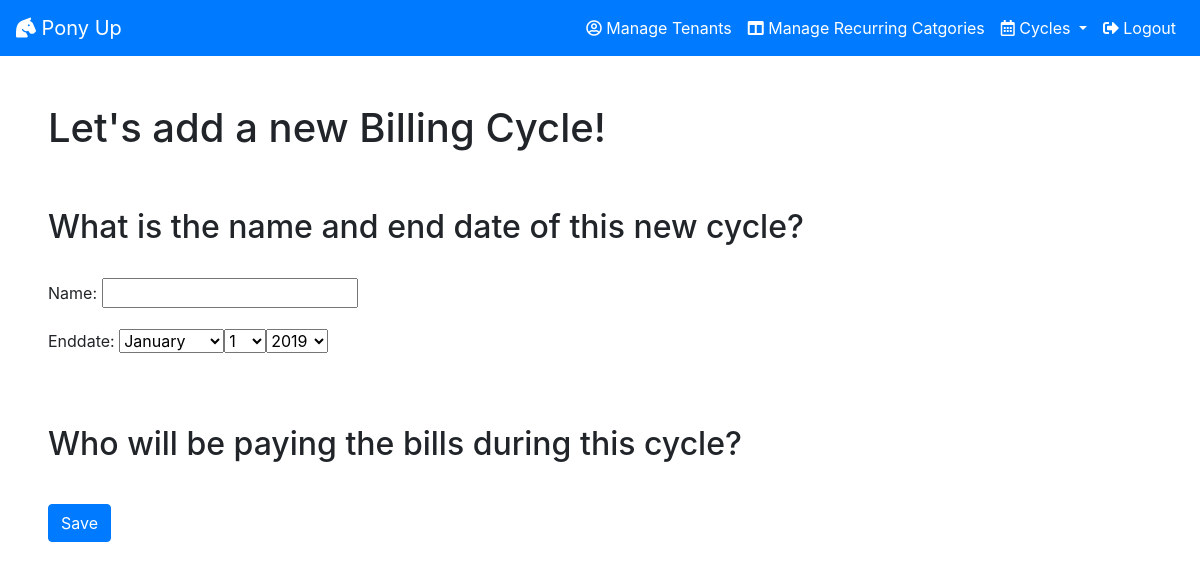
The app's page /newCycleForm/ (signed in), older data.
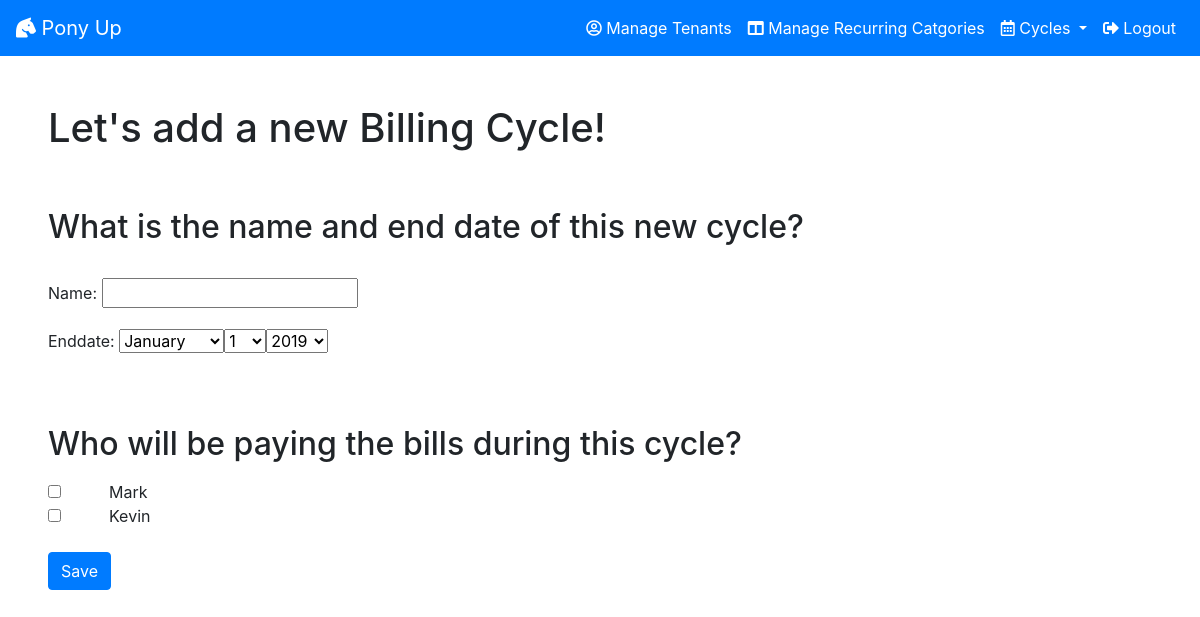
The same page, newer data.
### cycles/models.py (models this page shows, shortened)
class Tenant(models.Model):
    name =  models.CharField(max_length=100)
    income = models.DecimalField(max_digits=9, decimal_places=2)
    manager = models.ForeignKey(User, on_delete=models.CASCADE)
    deletedOn = models.DateField(default=None, null=True)
    cycle = models.ManyToManyField("Cycle", through='tenantCycle')

### cycles/views/cyclelist.py (the view)
# urls.py: path("newCycleForm/", views.newCycleForm, name="newCycleForm"),
def newCycleForm(request):
    cycle_form = CycleForm()
    managerId = request.user.id
    tenants = Tenant.objects.filter(deletedOn=None, manager_id=managerId)
    context = {'cycle_form': cycle_form.as_p(), 'tenants': tenants}
    return render(request, 'cycles/newCycleForm.html', context)

### cycles/templates/cycles/newCycleForm.html (shortened to what this page needs)
{% extends "cycles/index.html" %}
{% block content %}
<h1 class="mx-5 mt-5">Let's add a new Billing Cycle! </h1>
<form id="" method="post" action="{% url 'cycles:newCycle' %}">
    <label class="m-5">
        <h2>What is the name and end date of this new cycle?</h2><br>
        {{ cycle_form }}
    </label>
    <label class="mx-5">
        <h2>Who will be paying the bills during this cycle?</h2>
    </label>
    <br>
    {% for tenant in tenants %}
    <input class="mx-5" type="checkbox" name="tenant[]" value="{{ tenant.id }}">{{ tenant.name }}<br>
    {% endfor %}
    <br>
    <input type="submit" value="Save" class="btn btn-primary btn-md mx-5" />
</form>
{% endblock %}

Row changes from the older to the newer data that the page shows:
added Tenant: name "Mark"
added Tenant: name "Kevin"
